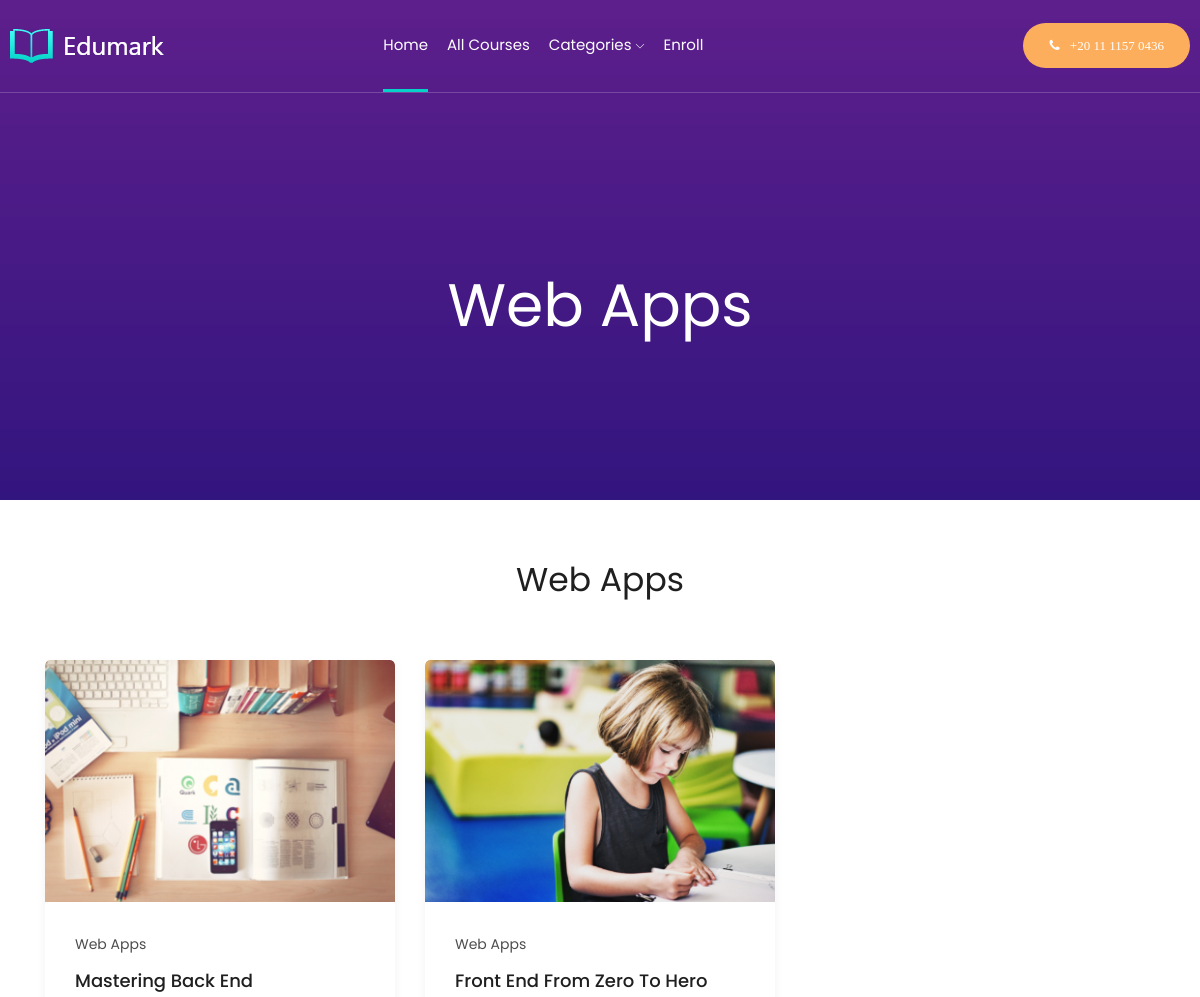
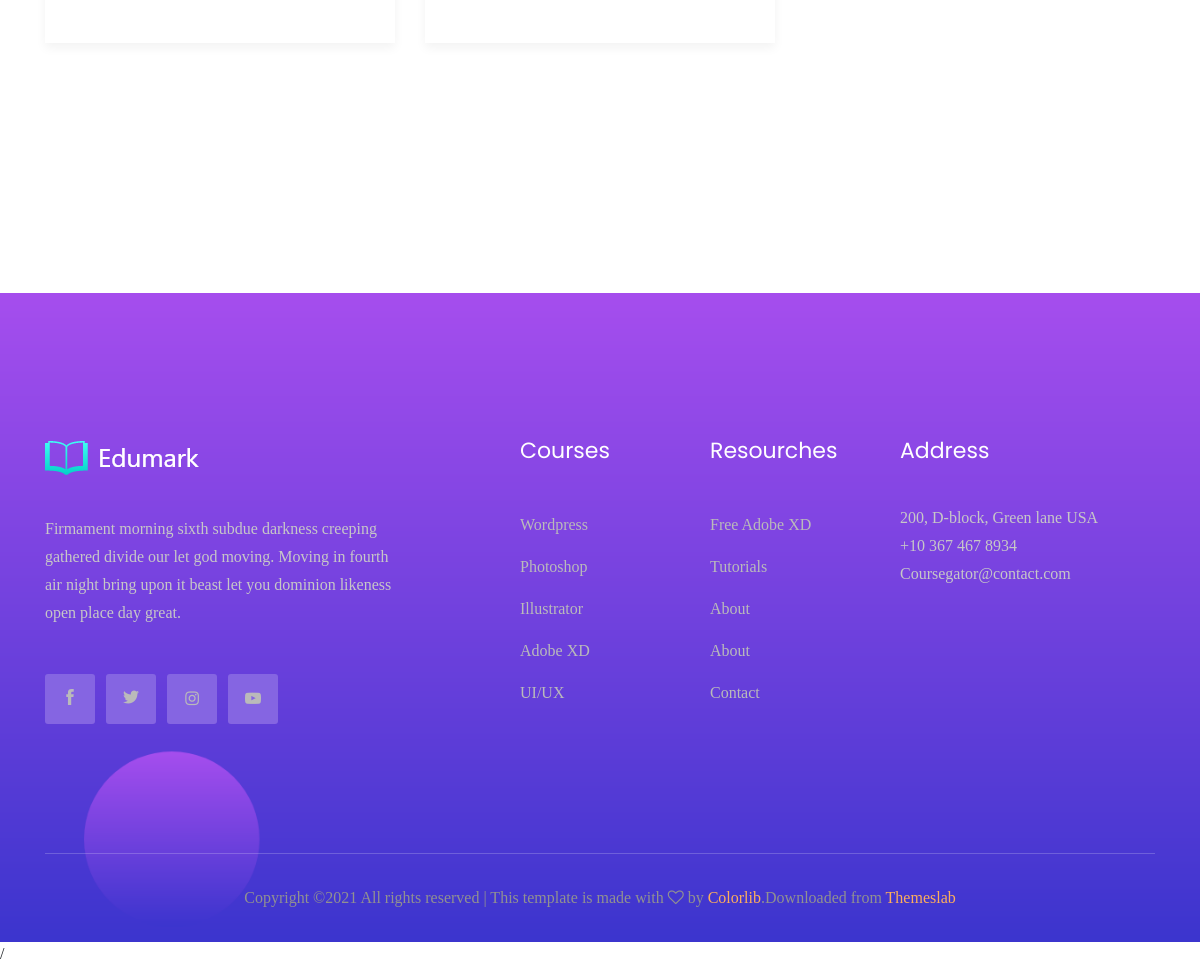
Page /show-category.php on the committed database (2 pictures, top to bottom).
### tables this page shows
CREATE TABLE `cats`(
    `id` INT UNSIGNED NOT NULL AUTO_INCREMENT ,
    `name` VARCHAR(255),
    `created_at` DATETIME NOT NULL DEFAULT NOW(),
    PRIMARY KEY(id)
);

CREATE TABLE `courses`(
    `id` INT UNSIGNED NOT NULL AUTO_INCREMENT,
    `name` VARCHAR(255) NOT NULL,
    `desc` TEXT NOT NULL,
    `img` VARCHAR(50) NOT NULL,
    `cat_id` INT UNSIGNED NOT NULL,
    `created_at` DATETIME NOT NULL DEFAULT NOW(),
    PRIMARY KEY(id),
    FOREIGN KEY(cat_id) REFERENCES cats(id)
);

### global.php (called while the page is built, shortened)
<?php
require_once("functions.php");
$root = __DIR__;
require_once("$root/classes/Request.php");
$request = new Request;
?>

### classes/Request.php (called while the page is built, shortened)
<?php
class Request
{
    public function getHas($key)
    {
        return isset($_GET[$key]);
    }
}

### functions.php (called while the page is built, shortened)
<?php
function selectOne($conn , $fields , $table , $others = null)
{
    $sql = "SELECT $fields FROM $table";
    if ($others !== null)
    {
        $sql .= " $others";
    }
    $sql .= " LIMIT 1";
    $result = mysqli_query($conn, $sql);
    if (mysqli_num_rows($result) == 1) {
        $row = mysqli_fetch_assoc($result);
    } else {
        $row = [];
    }
    return $row;
}
?>

### show-category.php (the view)
<?php include("global.php"); ?>
<?php include("inc/header.php"); ?>
<?php
if($request->getHas('id'))
{
    $id = $request ->get('id');
}
else
{
    $id = 1;
}
$cat = selectOne($conn, "name" , "cats" , "WHERE id = $id");
$catName = $cat['name'];
?>
<div class="bradcam_area breadcam_bg overlay2">
    <h3><?= $catName; ?></h3>
</div>
<div class="popular_courses">
    <div class="container">
        <div class="row">
            <div class="col-xl-12">
                <div class="section_title text-center mb-100">
                    <h3><?= $catName; ?></h3>
                </div>
            </div>
        </div>
    </div>
    <div class="all_courses">
        <div class="container">
            <?php
                $sql = "SELECT courses.id AS courseId, courses.name AS courseName,
                img, cats.name AS catName FROM courses JOIN cats
                ON courses.cat_id = cats.id
                WHERE cats.id = $id
                ORDER BY courses.id DESC";
                $result = mysqli_query($conn, $sql);
                if (mysqli_num_rows($result) > 0) {
                    $catCourses = mysqli_fetch_all($result , MYSQLI_ASSOC);
                } else {
                    $catCourses = [];
                }
            ?>
            <div class="tab-content" id="myTabContent">
                <div class="tab-pane fade show active" id="home" role="tabpanel" aria-labelledby="home-tab">
                    <div class="row">
                        <?php foreach ($catCourses as $course) {?>
                        <div class="col-xl-4 col-lg-4 col-md-6">
                            <div class="single_courses">
                                <div class="thumb">
                                    <a href="#">
                                        <img src="uploads/courses/<?= $course['img']; ?>" alt="">
                                    </a>
                                </div>
                                <div class="courses_info">
                                    <span><?= $course ['catName']; ?></span>
                                    <h3><a href="#"><?= $course ['courseName']; ?></a></h3>
                                </div>
                            </div>
                        </div>
                        <?php } ?>
                    </div>
                </div>
            </div>
        </div>
    </div>
</div>
<?php include("$root/inc/footer.php"); ?>/

### rows in the picture
cats: name "Web Apps"
courses: img (picture), cat.name "Web Apps", name "Mastering Back End"
courses: img (picture), cat.name "Web Apps", name "Front End From Zero To Hero"
